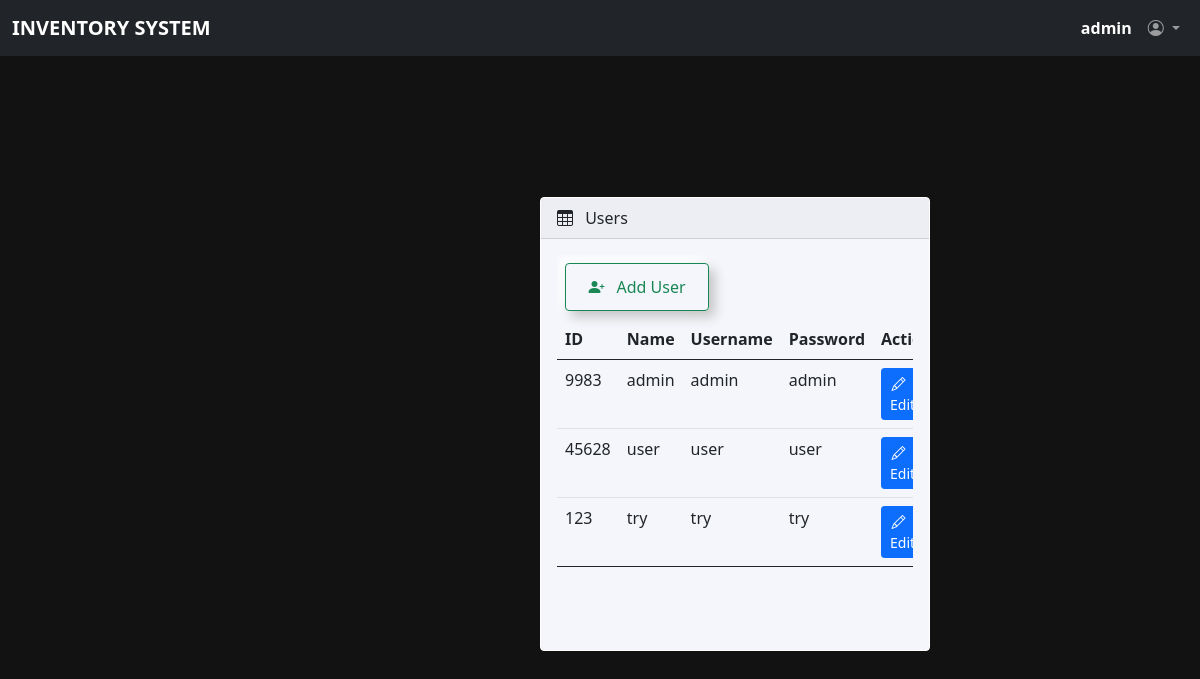
The page /admin/users.php (signed in) on the database its author committed.
### tables this page shows
CREATE TABLE `users` (
  `id` int(11) NOT NULL AUTO_INCREMENT,
  `username` varchar(255) NOT NULL,
  `password` varchar(255) NOT NULL,
  `privilege` varchar(255) NOT NULL,
  `employee_id` int(11) NOT NULL,
  `employee_name` varchar(255) DEFAULT NULL,
  PRIMARY KEY (`id`)
);

### admin/users.php (the view, shortened to what this page needs)
<?php
include "../dbcon.php";
?>
<!DOCTYPE html>
<html lang="en">
<head>
  <link rel="stylesheet" href="css/bootstrap.min.css" />
  <link rel="stylesheet" href="https://cdn.jsdelivr.net/npm/bootstrap-icons@1.4.1/font/bootstrap-icons.css" />
  <link rel="stylesheet" href="css/dataTables.bootstrap5.min.css" />
  <link rel="stylesheet" href="css/style.css" />
</head>
<body class="fixed-left">
  <?php include('includes/navbar.php'); ?>
  <?php include('includes/sidebar.php'); ?>
  <main class="mt-5 pt-3">
    <div class="container-fluid">
      <div class="row">
        <div class="col-md-12 mb-3">
          <div class="card">
            <div class="card-header">
              <span><i class="bi bi-table me-2"></i></span> Users
            </div>
            <div class="card-body">
              <div class="table-responsive">
                <table id="example" class="table table-hover data-table" style="width: 100%">
                  <div class="m-2">
                    <button type="button" id="myBtn" class="btn btn-outline-success">
                      <span class="me-2"><i class="bi bi-person-plus-fill"></i></span>
                      Add User
                    </button>
                  </div>
                  <thead class>
                    <tr>
                      <th>ID</th>
                      <th>Name</th>
                      <th>Username</th>
                      <th>Password</th>
                      <th>Actions</th>
                    </tr>
                  </thead>
                  <tbody>
                    <?php
                    $sql = "SELECT * FROM `users`;";
                    $actresult = mysqli_query($conn, $sql);
                    while ($result = mysqli_fetch_assoc($actresult)) {
                    ?>
                    <tr>
                      <td>
                        <?php echo $result['employee_id']; ?>
                      </td>
                      <td>
                        <?php echo $result['employee_name']; ?>
                      </td>
                      <td>
                        <?php echo $result['username']; ?>
                      </td>
                      <td>
                        <?php echo $result['password']; ?>
                      </td>
                      <td>
                        <div class="d-grid gap-2 d-md-flex">
                          <a href="#edit<?php echo $result['id']; ?>" data-toggle="modal"
                            class="btn btn-primary btn-sm me-md-2"><span class="me-2"><i
                                class="bi bi-pencil"></i></span> Edit</a> ||
                        </div>
                      </td>
                    </tr>
                    <?php
                    }
                    ?>
                  </tbody>
                </table>
              </div>
            </div>
          </div>
        </div>
      </div>
    </div>
  </main>
</body>
</html>

### style.css (style rules this page uses)
body { display:flex; flex-direction:column; justify-content:center; min-height:100vh; align-items: center; background-color: #121212; }
.card { width: 390px; height: 454px; background: #F4F6FB; border: 1px solid white; }
button { color: #735F32; width: 9em; height: 3em; border-radius: 50em; font-size: 15px; font-family: inherit; border: none; position: relative; overflow: hidden; z-index: 1; box-shadow: 6px 6px 12px #c5c5c5, -6px -6px 12px #ffffff; text-decoration: none; display: inline-block; }
button::before { content: ''; width: 0; height: 3em; border-radius: 50em; position: absolute; top: 0; left: 0; background-image: linear-gradient(to right, #0fd850 0%, #f9f047 100%); transition: .5s ease; display: block; z-index: -1; }

### rows shown on the page
users: employee "9983", employee_name "admin", username "admin", password "admin"
users: employee "45628", employee_name "user", username "user", password "user"
users: employee "123", employee_name "try", username "try", password "try"

### other values the page prints
$_SESSION['username'] "admin"
